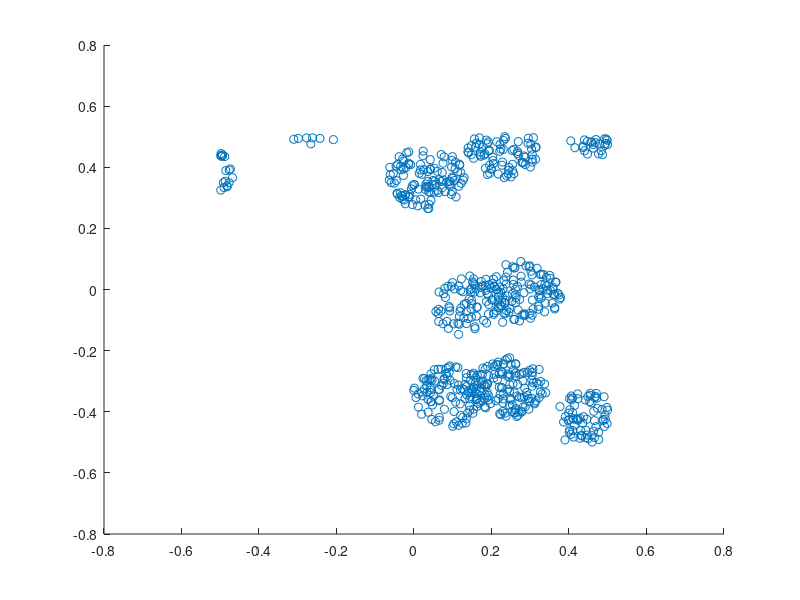

Reproduce this figure in MATLAB.

%Simulate a Matern cluster point process on a rectangle.
%Author: H. Paul Keeler, 2018.

%Simulation window parameters
xMin=-.5;
xMax=.5;
yMin=-.5;
yMax=.5;

%Parameters for the parent and daughter point processes 
lambdaParent=10;%density of parent Poisson point process
lambdaDaughter=100;%mean number of points in each cluster
radiusCluster=0.1;%radius of cluster disk (for daughter points)

%Extended simulation windows parameters
rExt=radiusCluster; %extension parameter -- use cluster radius
xMinExt=xMin-rExt;
xMaxExt=xMax+rExt;
yMinExt=yMin-rExt;
yMaxExt=yMax+rExt;
%rectangle dimensions
xDeltaExt=xMaxExt-xMinExt;
yDeltaExt=yMaxExt-yMinExt;
areaTotalExt=xDeltaExt*yDeltaExt; %area of extended rectangle

%Simulate Poisson point process for the parents
numbPointsParent=poissrnd(areaTotalExt*lambdaParent,1,1);%Poisson number 
%x and y coordinates of Poisson points for the parent
xxParent=xMinExt+xDeltaExt*rand(numbPointsParent,1);
yyParent=yMinExt+yDeltaExt*rand(numbPointsParent,1);

%Simulate Poisson point process for the daughters (ie final poiint process)
numbPointsDaughter=poissrnd(lambdaDaughter,numbPointsParent,1); 
numbPoints=sum(numbPointsDaughter); %total number of points

%Generate the (relative) locations in polar coordinates by 
%simulating independent variables.
theta=2*pi*rand(numbPoints,1); %angular coordinates 
rho=radiusCluster*sqrt(rand(numbPoints,1)); %radial coordinates 

%Convert from polar to Cartesian coordinates
[xx0,yy0]=pol2cart(theta,rho);

%replicate parent points (ie centres of disks/clusters) 
xx=repelem(xxParent,numbPointsDaughter);
yy=repelem(yyParent,numbPointsDaughter);
%translate points (ie parents points are the centres of cluster disks)
xx=xx(:)+xx0;
yy=yy(:)+yy0;

%thin points if outside the simulation window
booleInside=((xx>=xMin)&(xx<=xMax)&(yy>=yMin)&(yy<=yMax));
%retain points inside simulation window
xx=xx(booleInside); 
yy=yy(booleInside); 

%Plotting
scatter(xx,yy);
shg;
